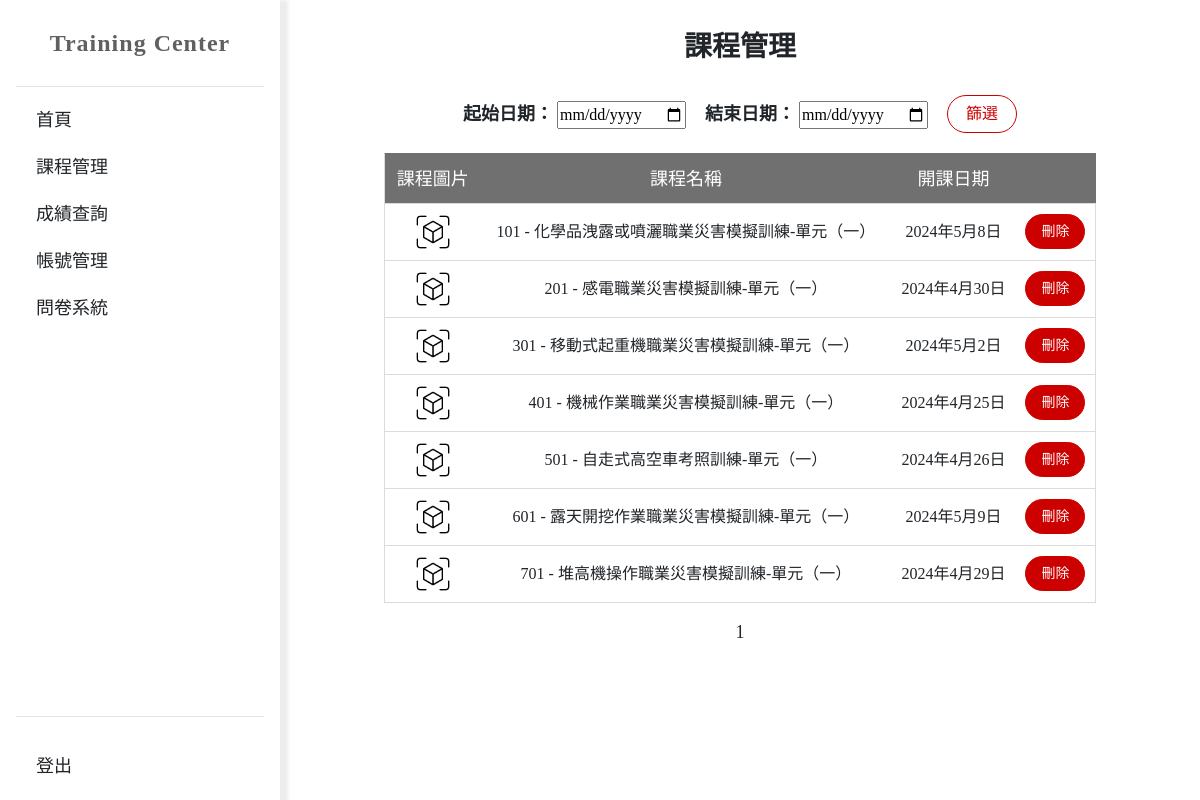
Screenshot of /scores/course-list/ with the database file from the repository.
### scores/models.py (models this page shows, shortened)
class Course(models.Model):
    coursenumber = models.AutoField(primary_key=True)
    coursename = models.CharField(max_length=100)
    start_date = models.DateField(null=True)
    end_date = models.DateField(null=True)
    coursepeople = models.CharField(max_length=100, null=True)
    Avg_score = models.FloatField(default=0, null=True)
    Median_score = models.FloatField(default=0, null=True)
    course_image = models.ImageField(upload_to='images/', null=True, blank=True)
    introduce = models.TextField(max_length=100, help_text='Enter course introduce', null=True, blank=True)

### scores/views.py (the view)
# urls.py: path('course-list/', views.detail, name='detail'),
def detail(request):
    list_course = Course.objects.all().order_by("coursenumber")
    def filter_courses_by_date_range(courses, start_date, end_date):
        return courses.filter(start_date__gte=start_date, start_date__lte=end_date)
    selected_startdate = request.GET.get('startdate')
    selected_enddate = request.GET.get('enddate')
    if selected_startdate and selected_enddate:
        start_date = datetime.strptime(selected_startdate, '%Y-%m-%d')
        end_date = datetime.strptime(selected_enddate, '%Y-%m-%d')
        list_course = filter_courses_by_date_range(list_course, start_date, end_date)
    limit = 10
    page = request.GET.get('page', 1)
    paginator = Paginator(list_course, limit)
    try:
        list_course_page = paginator.page(page)
    except PageNotAnInteger:
        list_course_page = paginator.page(1)
    except EmptyPage:
        list_course_page = paginator.page(paginator.num_pages)
    context = {
        'list_course': list_course_page,
    }
    return render(request, 'scores/course-list.html', context)

### templates/scores/course-list.html (shortened to what this page needs)
{% extends "base_generic.html" %}
{% block content %}
</head>
<body>
    <main id="main">
        <nav id="header" class="flex-shrink-0 p-3" style="width: 280px; height: 100%;">
            <div style="display: flex; align-items: center; justify-content: center;">
                <a href="/home/" class="logo">Training Center</a>
            </div>
            <hr style="color: #909090;">
            <ul class="list-unstyled">
                <li>
                    <a class="nav-link scrollto" href="/home/">首頁</a>
                </li>
                <li>
                    <a class="nav-link scrollto" href="../course-list/">課程管理</a>
                </li>
                <li>
                    <a class="nav-link scrollto" href="../score_find/">成績查詢</a>
                </li>
                <li>
                    <a class="nav-link scrollto" href="/admin/auth/user/">帳號管理</a>
                </li>
                <li>
                    <a class="nav-link scrollto" href="/question/question_list/">問卷系統</a>
                </li>
            </ul>
            <div style="position: fixed; bottom: 0;">
                <div style="width: 248px;">
                    <hr style="color: #909090;">
                </div>
                <div style="display: flex; align-items: center; justify-content: space-between;">
                    <a class="nav-link scrollto logout-link" href="/welcome/logout/">登出</a>
                </div>
            </div>
        </nav>
        <section id="home" class="text-center" style="display: flex; justify-content: center; align-items: center; width: 100hv; height: 100hv; margin-left: 280px;">
            <div class="container align-items-center" style="flex-direction: column; max-width: 80%; margin-top: 30px; margin-bottom: 30px;" data-aos="fade-up" data-aos-duration="1000" data-aos-offset="300" data-aos-easing="ease-in-sine" data-aos-delay="400">
                <div id="1" class="tabcontent justify-content-center text-center">
                    <div class="box-info full ng-hide" ng-show="orderItems.length &amp;&amp; !state.loadingItems">
                        <div class="table-responsive">
                            <table data-sortable="" class="table table-hover">
                                <h3 class="mb-3 fw-bold">課程管理</h3>
                                <div class="col-md-12">
                                    <form method="GET" action="" class="select">
                                        <label for="date_select" style="font-size: 18px; font-weight: bold;">起始日期：</label>
                                        <input type="date" id="date_select" name="startdate" value="YYYY-MM-DD"/>
                                        <label for="date_select" style="font-size: 18px; font-weight: bold; padding-left: 15px;">結束日期：</label>
                                        <input type="date" id="date_select" name="enddate" value="YYYY-MM-DD"/>
                                        <button type="submit" class="btn btn-custom1">篩選</button>
                                    </form>
                                </div>
                                <thead>
                                    <tr>
                                        <th>課程圖片</th>
                                        <th>課程名稱</th>
                                        <th>開課日期</th>
                                        <th></th>
                                    </tr>
                                </thead>
                                {% if list_course %}
                                <tbody>
                                    {% for course in list_course %}
                                    <tr onclick="" style="cursor: pointer;">
                                        <td valign="middle">
                                            {% if course.course_image == NULL or course.course_image == '' %}
                                            <img src="" alt="">
                                            {% else %}
                                            <img class="img-fluid" style="width: 40px; height: 40px;" src="{{ course.course_image.url }}" alt="">
                                            {% endif %}
                                        </td>
                                        <td valign="middle">{{ course.coursenumber }}&nbsp;-&nbsp;{{ course.coursename }}</td>
                                        <td valign="middle">{{ course.start_date }}</td>
                                        <td valign="middle">
                                            <form action="{% url 'scores:delete' course.pk %}" method="post">
                                                <button type="submit" class="btn btn-custom2">刪除</button>
                                            </form>
                                        </td>
                                    </tr>
                                    {% endfor %}
                                </tbody>
                                {% else %}
                                <tbody>
                                    <tr>
                                        <td colspan="6">列表尚無任何資料</td>
                                    </tr>
                                </tbody>
                                {% endif %}
                            </table>
                        </div>
                        <div class="paginator">
                            {% for page_number in list_course.paginator.page_range %}
                                {% if page_number == list_course.number %}
                                <a>{{ page_number }}</a>
                                {% else %}
                                <a href="?page={{ page_number }}">{{ page_number }}</a>
                                {% endif %}
                            {% endfor %}
                        </div>
                    </div>
                </div>
            </div>
        </section>
    </main>
{% endblock %}

### templates/base_generic.html (shortened to what this page needs)
<!DOCTYPE html>
<html lang="en">
{% load static %}
<head>
    <link href="{% static 'assets/vendor/aos/aos.css' %}" rel="stylesheet">
    <link href="{% static 'assets/vendor/fontawesome-free/css/all.min.css' %}" rel="stylesheet">
    <link href="{% static 'assets/vendor/bootstrap/css/bootstrap.min.css' %}" rel="stylesheet">
    <link href="{% static 'assets/vendor/bootstrap-icons/bootstrap-icons.css' %}" rel="stylesheet">
    <link href="{% static 'assets/vendor/boxicons/css/boxicons.min.css' %}" rel="stylesheet">
    <link href="{% static 'assets/vendor/glightbox/css/glightbox.min.css' %}" rel="stylesheet">
    <link href="{% static 'assets/vendor/swiper/swiper-bundle.min.css' %}" rel="stylesheet">
    <link href="{% static 'assets/css/style.css' %}" rel="stylesheet">
    <link
        rel="stylesheet"
        href="https://cdnjs.cloudflare.com/ajax/libs/animate.css/4.1.1/animate.min.css"
    />
    <link rel="stylesheet" href="https://cdnjs.cloudflare.com/ajax/libs/font-awesome/6.3.0/css/all.min.css">
    {% block content %}
    {% endblock %}
</body>
</html>

### static/assets/css/style.css (style rules this page uses)
body { font-family: "Suranna", serif; font-family: 'Noto Serif TC', serif; }
a { text-decoration: none; }
h1, h2, h3, h4, h5, h6 { font-family: 'Playfair', serif; font-family: 'Noto Serif TC', serif; }
#header { background: rgba(255, 255, 255, 0.95); transition: all 0.5s; box-shadow: 4px 4px 4px 4px #ececec; }
#header .logo { font-size: 24px; margin: 15px; padding: 0; line-height: 1; font-weight: 700; letter-spacing: 1px; color: #606060; }
#header .nav-link { margin: 20px 20px 20px 20px; font-size: 18px; }
#home { background-size: cover; position: relative; }
#home:before { content: ""; background: #ffffff; position: absolute; bottom: 0; top: 0; left: 0; right: 0; }
section { overflow: hidden; display: flex; align-content: center; }

### templates/scores/course-list.html (style rules this page uses)
nav ul li a { text-decoration: none; position: relative; color: #999999; font-weight: 600; }
nav ul li a::after { content: ""; position: absolute; bottom: -5px; left: 0; width: 0; height: 0.125em; background-color: #cd0000; transition: width 0.5s; }
.btn-custom1 { margin-left: 15px; margin-top: 15px; font-size: 16px; margin-bottom: 20px; border-radius: 25px; width: 70px; color: #cd0000; border: 1px solid #cd0000; background-color: #fff; transition: background-color 0.5s; }
.select { float: right; margin-bottom: 20px; display: flex; align-items: center; justify-content: center; }
.btn-custom2 { font-size: 14px; border-radius: 25px; width: 60px; color: #fff; border: 1px solid #cd0000; background-color: #cd0000; transition: background-color 0.5s; }
table { border-collapse: collapse; }
.table tr { border: 1px solid #70707040; }
.table thead th { height: 50px; background-color: #707070; color: #fff; font-size: 18px; font-weight: 400; padding: 10px; }
.table tbody td { text-align: center; vertical-align: middle; font-size: 16px; font-weight: 200; }
.paginator a { font-size: 18px; color: #707070; padding: 5px; }

### rows the page displays
Course: course_image (picture), coursenumber "101", coursename "化學品洩露或噴灑職業災害模擬訓練-單元（一）", start_date "2024年5月8日"
Course: course_image (picture), coursenumber "201", coursename "感電職業災害模擬訓練-單元（一）", start_date "2024年4月30日"
Course: course_image (picture), coursenumber "301", coursename "移動式起重機職業災害模擬訓練-單元（一）", start_date "2024年5月2日"
Course: course_image (picture), coursenumber "401", coursename "機械作業職業災害模擬訓練-單元（一）", start_date "2024年4月25日"
Course: course_image (picture), coursenumber "501", coursename "自走式高空車考照訓練-單元（一）", start_date "2024年4月26日"
Course: course_image (picture), coursenumber "601", coursename "露天開挖作業職業災害模擬訓練-單元（一）", start_date "2024年5月9日"
Course: course_image (picture), coursenumber "701", coursename "堆高機操作職業災害模擬訓練-單元（一）", start_date "2024年4月29日"

### other values shown
{{ page_number }} "1"
